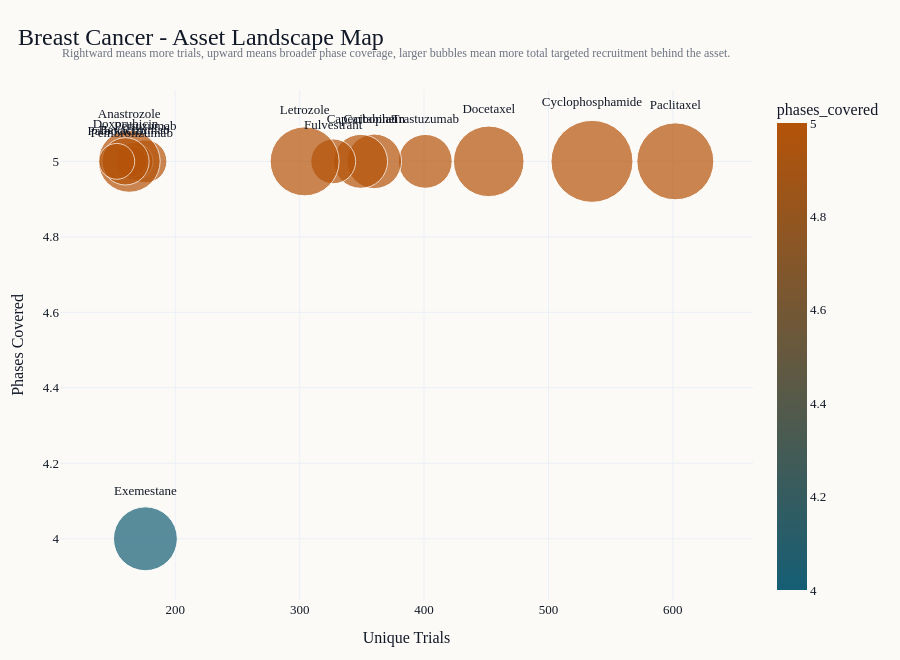

The cell this chart's notebook holds for it:
### Code cell
fig_drug_scatter = px.scatter(
    drug_landscape_top,
    x="unique_trials",
    y="phases_covered",
    size="total_enrollment",
    color="phases_covered",
    hover_name="drug_name",
    text="drug_name",
    size_max=58,
    color_continuous_scale=[PALETTE["cyan"], PALETTE["amber"]],
)
fig_drug_scatter.update_traces(textposition="top center")
pretty_layout(
    fig_drug_scatter,
    title=f"{SELECTED_CANCER} - Asset Landscape Map",
    subtitle="Rightward means more trials, upward means broader phase coverage, larger bubbles mean more total targeted recruitment behind the asset.",
    height=660,
)
fig_drug_scatter.update_xaxes(title_text="Unique Trials")
fig_drug_scatter.update_yaxes(title_text="Phases Covered")
fig_drug_scatter.show()

### Figure 1 — Plotly figure (JSON) as saved in the notebook; plotly's stock layout.template omitted (floating-point values rounded to 4 significant figures)
{"data": [{"hovertemplate": "<b>%{hovertext}</b><br><br>unique_trials=%{x}<br>phases_covered=%{marker.color}<br>total_enrollment=%{marker.size}<br>drug_name=%{text}<extra></extra>", "hovertext": ["Paclitaxel", "Cyclophosphamide", "Docetaxel", "Trastuzumab", "Carboplatin", "Capecitabine", "Fulvestrant", "Letrozole", "Pertuzumab", "Exemestane", "Bevacizumab", "Pembrolizumab", "Anastrozole", "Doxorubicin", "Palbociclib"], "legendgroup": "", "marker": {"color": [5, 5, 5, 5, 5, 5, 5, 5, 5, 4, 5, 5, 5, 5, 5], "coloraxis": "coloraxis", "size": [192800.0, 218800.0, 162000.0, 94150.0, 96970.0, 94570.0, 65420.0, 154900.0, 60100.0, 132800.0, 45590.0, 32300.0, 124500.0, 72760.0, 41760.0], "sizemode": "area", "sizeref": 65.05, "symbol": "circle"}, "mode": "markers+text", "name": "", "orientation": "v", "showlegend": false, "text": ["Paclitaxel", "Cyclophosphamide", "Docetaxel", "Trastuzumab", "Carboplatin", "Capecitabine", "Fulvestrant", "Letrozole", "Pertuzumab", "Exemestane", "Bevacizumab", "Pembrolizumab", "Anastrozole", "Doxorubicin", "Palbociclib"], "textposition": "top center", "type": "scatter", "x": [602, 535, 452, 401, 360, 349, 327, 304, 176, 176, 167, 165, 163, 160, 153], "xaxis": "x", "y": [5, 5, 5, 5, 5, 5, 5, 5, 5, 4, 5, 5, 5, 5, 5], "yaxis": "y"}], "layout": {"annotations": [{"align": "left", "font": {"color": "#6b7280", "size": 12}, "showarrow": false, "text": "Rightward means more trials, upward means broader phase coverage, larger bubbles mean more total targeted recruitment behind the asset.", "x": 0, "xref": "paper", "y": 1.09, "yref": "paper"}], "coloraxis": {"colorbar": {"title": {"text": "phases_covered"}}, "colorscale": [[0, "#155e75"], [1, "#b45309"]]}, "font": {"color": "#111827", "family": "Georgia, Times New Roman, serif", "size": 13}, "height": 660, "legend": {"bgcolor": "rgba(0,0,0,0)", "itemsizing": "constant", "orientation": "h", "tracegroupgap": 0, "x": 0, "xanchor": "left", "y": 1.02, "yanchor": "bottom"}, "margin": {"b": 60, "l": 60, "r": 40, "t": 90}, "paper_bgcolor": "#fcfaf6", "plot_bgcolor": "#fcfaf6", "title": {"font": {"color": "#111827", "size": 24}, "text": "Breast Cancer - Asset Landscape Map", "x": 0.02}, "xaxis": {"anchor": "y", "domain": [0, 1], "title": {"text": "Unique Trials"}}, "yaxis": {"anchor": "x", "domain": [0, 1], "title": {"text": "Phases Covered"}}}}
